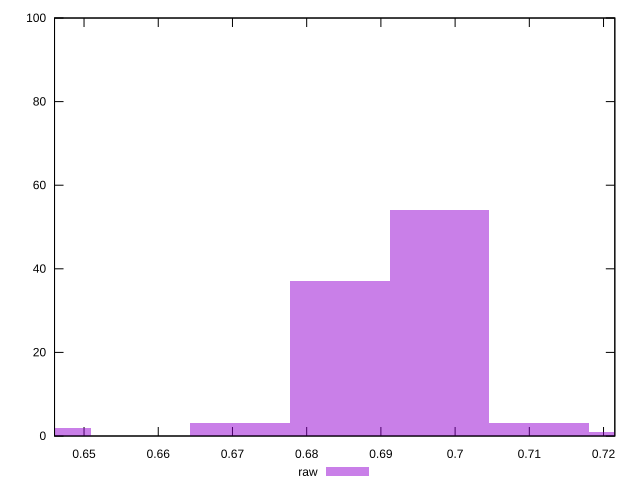

Recreate this plot in gnuplot.
reset

$raw <<EOF
0.6978936696766919 54
0.6844726375675246 37
0.711314701785859 3
0.7247357338950261 1
0.6442095412400233 2
0.6710516054583575 3
EOF

set key outside below
set boxwidth 0.01342103210916715
set xrange [0.6460248286354425:0.72152065989314]
set yrange [0:100]
set trange [0:100]
set style fill transparent solid 0.5 noborder
set terminal svg size 640, 490 enhanced background rgb 'white'
set output "report_00021_2021-02-20T09:16:39.615Z/meta/pScore/samples/pages+cached+noadtech+nomedia/raw/histogram.svg"

plot $raw title "raw" with boxes

reset
